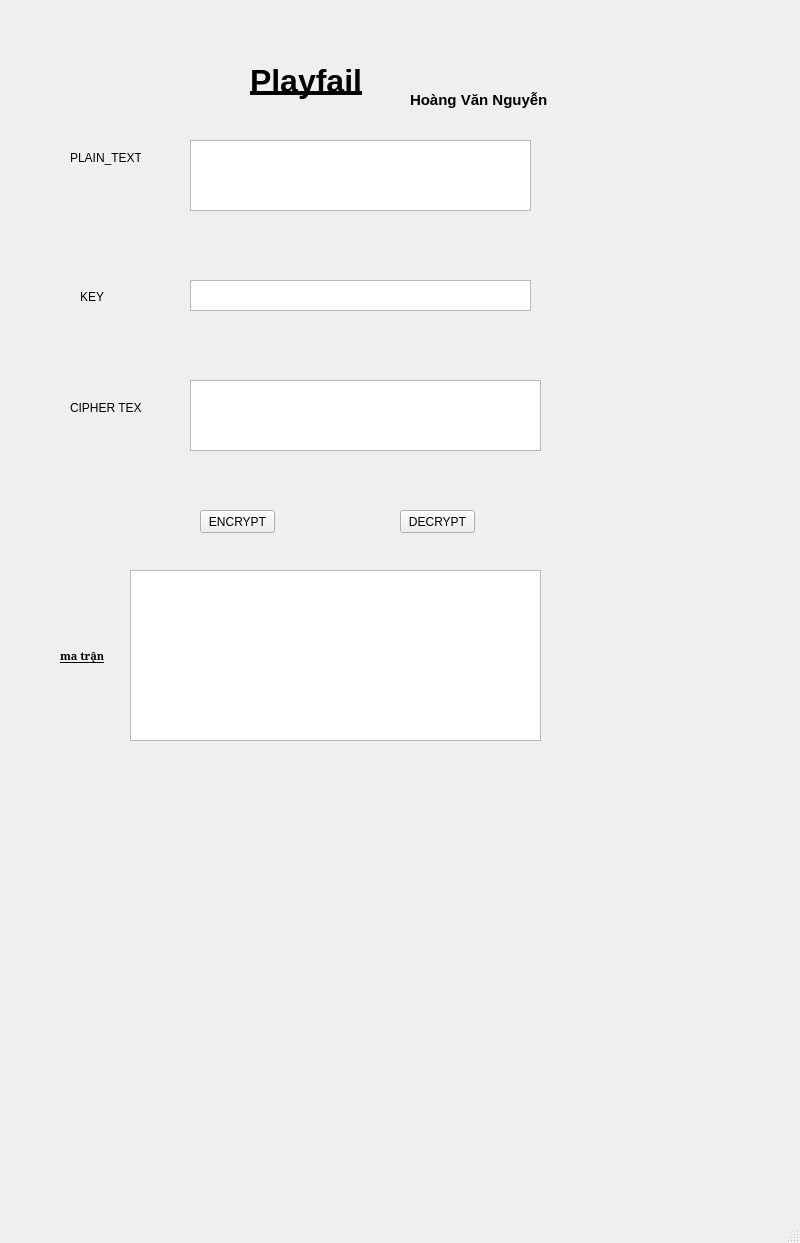
<?xml version="1.0" encoding="UTF-8"?>
<ui version="4.0">
 <class>MainWindow</class>
 <widget class="QMainWindow" name="MainWindow">
  <property name="geometry">
   <rect>
    <x>0</x>
    <y>0</y>
    <width>800</width>
    <height>1243</height>
   </rect>
  </property>
  <property name="windowTitle">
   <string>MainWindow</string>
  </property>
  <widget class="QWidget" name="centralwidget">
   <widget class="QPushButton" name="btn_encrypt">
    <property name="geometry">
     <rect>
      <x>200</x>
      <y>510</y>
      <width>75</width>
      <height>23</height>
     </rect>
    </property>
    <property name="text">
     <string>ENCRYPT</string>
    </property>
   </widget>
   <widget class="QLabel" name="label_3">
    <property name="geometry">
     <rect>
      <x>80</x>
      <y>290</y>
      <width>47</width>
      <height>13</height>
     </rect>
    </property>
    <property name="text">
     <string>KEY</string>
    </property>
   </widget>
   <widget class="QLabel" name="label_5">
    <property name="geometry">
     <rect>
      <x>70</x>
      <y>150</y>
      <width>71</width>
      <height>16</height>
     </rect>
    </property>
    <property name="text">
     <string>PLAIN_TEXT</string>
    </property>
   </widget>
   <widget class="QLabel" name="label_2">
    <property name="geometry">
     <rect>
      <x>410</x>
      <y>90</y>
      <width>181</width>
      <height>20</height>
     </rect>
    </property>
    <property name="font">
     <font>
      <pointsize>11</pointsize>
      <weight>75</weight>
      <bold>true</bold>
     </font>
    </property>
    <property name="text">
     <string>Hoàng Văn Nguyễn</string>
    </property>
   </widget>
   <widget class="QLabel" name="label_4">
    <property name="geometry">
     <rect>
      <x>70</x>
      <y>400</y>
      <width>71</width>
      <height>16</height>
     </rect>
    </property>
    <property name="text">
     <string>CIPHER TEXT</string>
    </property>
   </widget>
   <widget class="QLabel" name="label">
    <property name="geometry">
     <rect>
      <x>250</x>
      <y>30</y>
      <width>161</width>
      <height>101</height>
     </rect>
    </property>
    <property name="font">
     <font>
      <pointsize>24</pointsize>
      <weight>75</weight>
      <bold>true</bold>
      <underline>true</underline>
     </font>
    </property>
    <property name="text">
     <string>Playfail</string>
    </property>
   </widget>
   <widget class="QPlainTextEdit" name="txt_key">
    <property name="geometry">
     <rect>
      <x>190</x>
      <y>280</y>
      <width>341</width>
      <height>31</height>
     </rect>
    </property>
   </widget>
   <widget class="QPlainTextEdit" name="txt_plain_text">
    <property name="geometry">
     <rect>
      <x>190</x>
      <y>140</y>
      <width>341</width>
      <height>71</height>
     </rect>
    </property>
   </widget>
   <widget class="QPlainTextEdit" name="txt_cipher_text">
    <property name="geometry">
     <rect>
      <x>190</x>
      <y>380</y>
      <width>351</width>
      <height>71</height>
     </rect>
    </property>
   </widget>
   <widget class="QPushButton" name="btn_decrypt">
    <property name="geometry">
     <rect>
      <x>400</x>
      <y>510</y>
      <width>75</width>
      <height>23</height>
     </rect>
    </property>
    <property name="text">
     <string>DECRYPT</string>
    </property>
   </widget>
   <widget class="QPlainTextEdit" name="txt_matrix">
    <property name="geometry">
     <rect>
      <x>130</x>
      <y>570</y>
      <width>411</width>
      <height>171</height>
     </rect>
    </property>
   </widget>
   <widget class="QLabel" name="label_6">
    <property name="geometry">
     <rect>
      <x>60</x>
      <y>630</y>
      <width>47</width>
      <height>51</height>
     </rect>
    </property>
    <property name="font">
     <font>
      <family>MS Serif</family>
      <pointsize>8</pointsize>
      <weight>75</weight>
      <bold>true</bold>
      <underline>true</underline>
     </font>
    </property>
    <property name="text">
     <string>ma trận</string>
    </property>
   </widget>
  </widget>
  <widget class="QMenuBar" name="menubar">
   <property name="geometry">
    <rect>
     <x>0</x>
     <y>0</y>
     <width>800</width>
     <height>21</height>
    </rect>
   </property>
  </widget>
  <widget class="QStatusBar" name="statusbar"/>
 </widget>
 <resources/>
 <connections/>
</ui>
